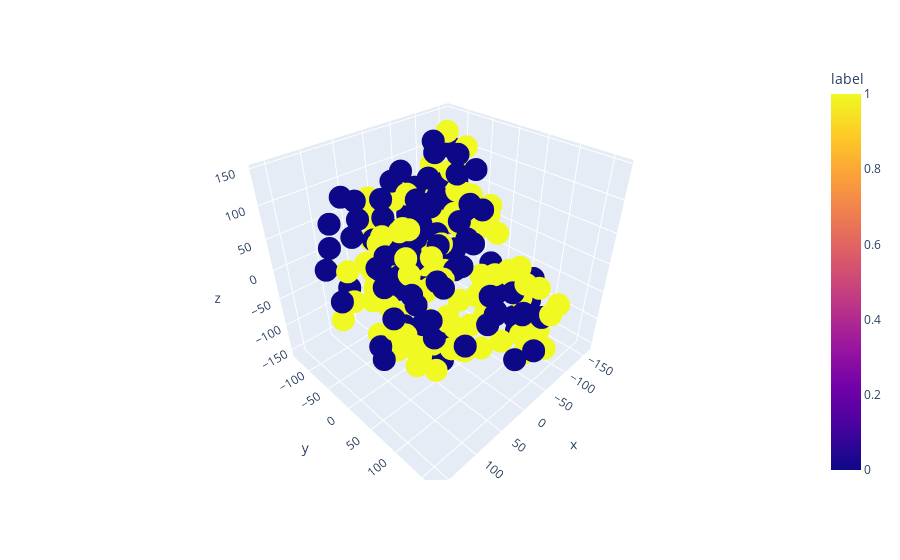

Notebook code cell kept with this figure:
### Code cell
# TSNE for penultimate layer values
# Combine the penultimate layer values and labels

combined_penultimate = zero_penultimate + one_penultimate
combined_labels = [0] * len(zero_penultimate) + [1] * len(one_penultimate)

# Reduce the dimensionality of the embeddings using TSNE
tsne = TSNE(n_components=3, random_state=42)

# Get the embeddings in 3D
embeddings_3d = tsne.fit_transform(combined_penultimate)

# Create a dataframe with the embeddings and labels
df = pd.DataFrame(embeddings_3d, columns=["x", "y", "z"])
df["label"] = combined_labels

# Plot using plotly
import plotly.express as px
fig = px.scatter_3d(df, x="x", y="y", z="z", color="label")
fig.show()

### Figure 1 — Plotly figure (JSON) as saved in the notebook; plotly's stock layout.template omitted (floating-point values rounded to 4 significant figures; data arrays with more than 128 entries replaced by an {"elided": "..."} marker saying what was removed)
{"data": [{"hovertemplate": "x=%{x}<br>y=%{y}<br>z=%{z}<br>label=%{marker.color}<extra></extra>", "legendgroup": "", "marker": {"color": {"elided": "200 int values"}, "coloraxis": "coloraxis", "symbol": "circle"}, "mode": "markers", "name": "", "scene": "scene", "showlegend": false, "type": "scatter3d", "x": {"elided": "200 float values"}, "y": {"elided": "200 float values"}, "z": {"elided": "200 float values"}}], "layout": {"coloraxis": {"colorbar": {"title": {"text": "label"}}, "colorscale": [[0, "#0d0887"], [0.1111, "#46039f"], [0.2222, "#7201a8"], [0.3333, "#9c179e"], [0.4444, "#bd3786"], [0.5556, "#d8576b"], [0.6667, "#ed7953"], [0.7778, "#fb9f3a"], [0.8889, "#fdca26"], [1, "#f0f921"]]}, "legend": {"tracegroupgap": 0}, "margin": {"t": 60}, "scene": {"domain": {"x": [0, 1], "y": [0, 1]}, "xaxis": {"title": {"text": "x"}}, "yaxis": {"title": {"text": "y"}}, "zaxis": {"title": {"text": "z"}}}}}
